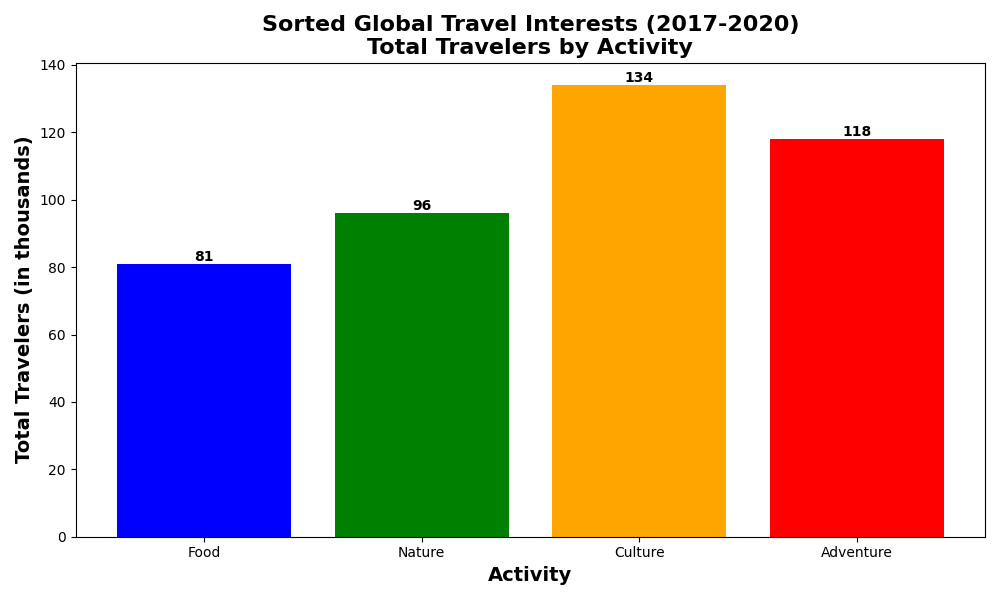

Reproduce this figure in Python.
import matplotlib.pyplot as plt
import numpy as np

years = ['2017', '2018', '2019', '2020']
categories = ['Adventure', 'Culture', 'Food', 'Nature']

data = np.array([
    [15, 18, 22, 26],  # Adventure
    [20, 22, 24, 30],  # Culture
    [30, 32, 34, 38],  # Food
    [25, 28, 30, 35],  # Nature
])

total_travelers = np.sum(data, axis=1)
sorted_indices = np.argsort(total_travelers)[::-1]

sorted_categories = [categories[i] for i in sorted_indices]
sorted_colors = ['blue', 'green', 'orange', 'red']
sorted_data = data[sorted_indices]

fig, ax = plt.subplots(figsize=(10, 6))

bar_width = 0.5
x = np.arange(len(categories))

for i, (category, travelers, color) in enumerate(zip(sorted_categories, sorted_data, sorted_colors)):
    ax.bar(x[i], total_travelers[i], color=color)
    plt.text(x[i], total_travelers[i] + 2, str(total_travelers[i]), ha='center', va='center', fontsize=10, fontweight='bold')

ax.set_xlabel('Activity', fontsize=14, fontweight='bold')
ax.set_ylabel('Total Travelers (in thousands)', fontsize=14, fontweight='bold')
ax.set_title('Sorted Global Travel Interests (2017-2020)\nTotal Travelers by Activity', fontsize=16, fontweight='bold')
ax.set_xticks(x)
ax.set_xticklabels(sorted_categories)

plt.tight_layout()
plt.show()
